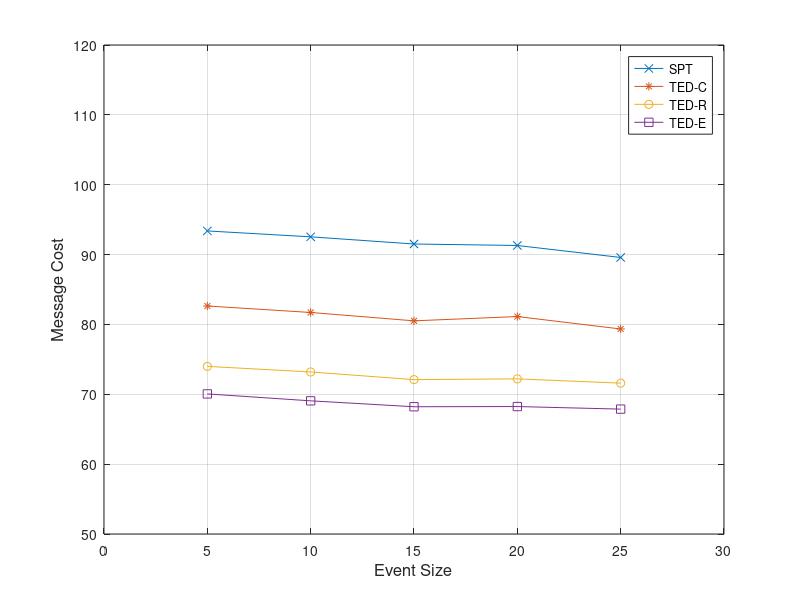

Write the MATLAB code that produced this figure.
x=[5 10 15 20 25]
y=[93.384 92.541 91.514 91.301 89.585]
y1=[82.64 81.712 80.515 81.128 79.348]
y2=[73.996 73.194 72.1 72.208 71.595]
y3=[70.055 69.062 68.218 68.246 67.877]
plot(x, y, '-x', x, y1, '-*', x, y2, '-o', x, y3, '-s')
axis([0 30 50 120])
xlabel('Event Size', 'fontsize',12)
ylabel('Message Cost','fontsize',12)
legend('SPT', 'TED-C', 'TED-R', 'TED-E')
%set(h, 'Box', 'on')
grid on
